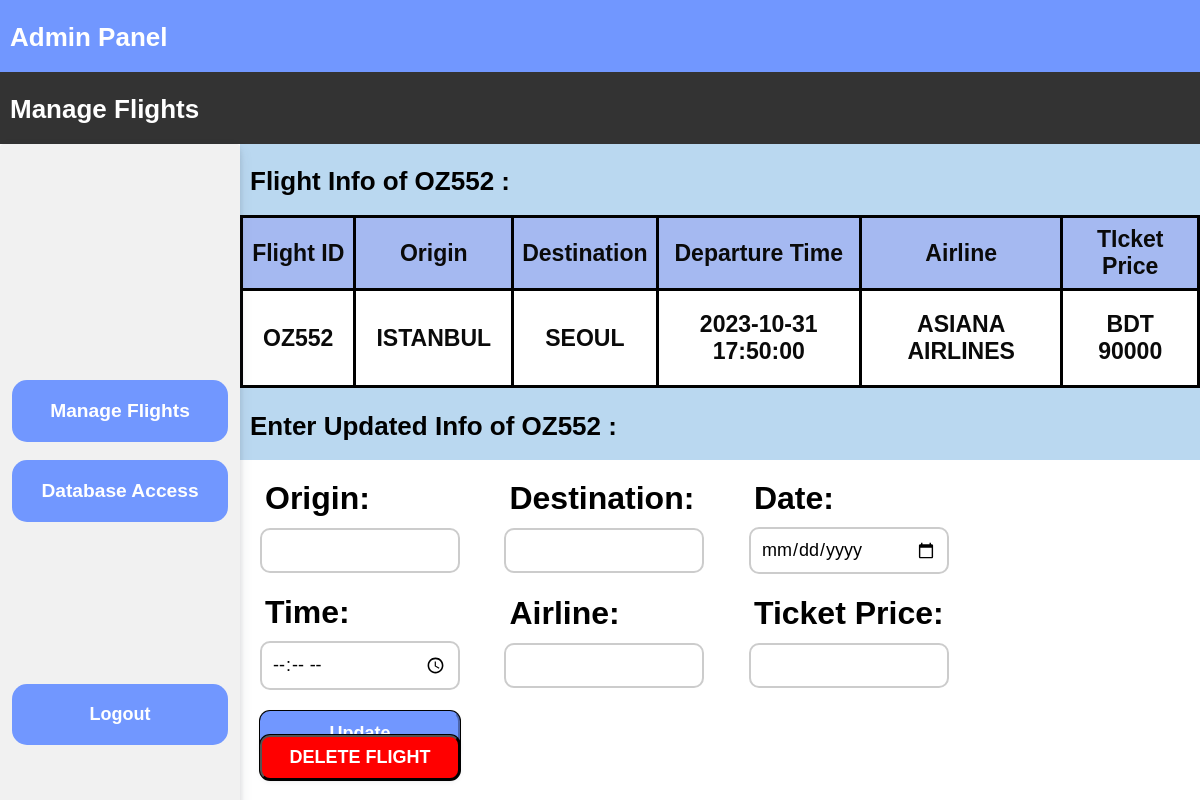
/admin_modify_flight.php?flight_id=OZ552 (signed in), run on the app's committed database.
### tables this page shows
CREATE TABLE `flight_info` (
  `flight_id` varchar(16) NOT NULL,
  `origin` varchar(10) DEFAULT NULL,
  `destination` varchar(20) DEFAULT NULL,
  `departure_time` datetime DEFAULT NULL,
  `airline_name` varchar(16) DEFAULT NULL,
  `price` int(10) NOT NULL
);

### admin_modify_flight.php (the view, shortened to what this page needs)
<!DOCTYPE html>
<html lang="en">
<head>
    <link rel="stylesheet" href="admin_style.css">
</head>
<?php
$db = mysqli_connect("localhost", "root", "", "airplane_ticket_reservation_system");
?>
<body>
    <div class="head_panel1">
        <h1>Admin Panel</h1>
    </div>
    <div class="head_panel2">
        <h1>Manage Flights</h1>
    </div>
    <div class="side_bar">
        <br></br>
        <center>
            <button id="admin_buttons" onclick="window.location.href = 'http://localhost/CSE327.8_Airplane_Ticket_Reservation_System/Admin_Panel/admin_manage_flights.php';">Manage Flights</button>
            <br></br>
            <button id="admin_buttons" onclick="window.location.href = 'http://localhost/phpmyadmin/index.php?route=/database/structure&db=airplane_ticket_reservation_system';">Database Access</button>
            <br></br>
            <button id="logout" onclick="window.location.href = 'http://localhost/CSE327.8_Airplane_Ticket_Reservation_System/Admin_Panel/admin_logout.php';">Logout</button>
        </center>
    </div>
    <?php
    if (isset($_GET['flight_id'])) {
        $flightId = $_GET['flight_id'];
    } else {
        echo "NOT AUTHORIZED";
        echo '<script>alert("NOT AUTHORIZED")</script>';
        header("Refresh: 0; URL=http://localhost/CSE327.8_Airplane_Ticket_Reservation_System/Admin_Panel/admin_login.html");
        exit;
    }
    echo "<div class=head_panel3>";
    echo "<h1>Flight Info of  $flightId : </h1>";
    echo "</div>";
    $query = "SELECT * FROM flight_info WHERE flight_id = '$flightId';";
    $flightdata_query = $db->query($query);
    echo "<div class = flight_table>";
    echo "<table>";
    echo "<tr>";
    echo "<th>Flight ID</th>";
    echo "<th>Origin</th>";
    echo "<th>Destination</th>";
    echo "<th>Departure Time</th>";
    echo "<th>Airline</th>";
    echo "<th>TIcket Price</th>";
    echo "</tr>";
    while ($flightdata = $flightdata_query->fetch_assoc()) {
        echo "<tr>";
        echo "<td>" . $flightdata["flight_id"] . "</td>";
        echo "<td>" . $flightdata["origin"] . "</td>";
        echo "<td>" . $flightdata["destination"] . "</td>";
        echo "<td>" . $flightdata["departure_time"] . "</td>";
        echo "<td>" . $flightdata["airline_name"] . "</td>";
        echo "<td>" . "BDT " . $flightdata["price"] . "</td>";
        echo "</tr>";
    }
    echo "</table>";
    echo "</div>";
    echo "<div class=head_panel3>";
    echo "<h1>Enter Updated Info of  $flightId : </h1>";
    echo "</div>";
    ?>
    <div class="flight_info">
        <form action="admin_add_delete.php" method="POST">
            <div>
                <label>Origin: </label>
                <input type="text" name="origin" value="">
            </div>
            <div>
                <label>Destination: </label>
                <input type="text" name="destination" value="">
            </div>
            <div>
                <label>Date: </label>
                <input type="Date" name="date" value="">
            </div>
            <div>
                <label>Time: </label>
                <input type="time" name="time" value="">
            </div>
            <div>
                <label>Airline: </label>
                <input type="text" name="airline" value="">
            </div>
            <div>
                <label>Ticket Price: </label>
                <input type="text" name="price" value="">
            </div>
            <div>
                <input type="submit" value="Update">
            </div>
        </form>
        <form action="admin_add_delete.php" method="POST">
            <div>
                <input type="submit" id="delete_flight_button" value="DELETE FLIGHT">
            </div>
        </form>
    </div>
</body>
</html>

### admin_style.css (style rules this page uses)
* { font-family: Arial, Helvetica, sans-serif; box-sizing: border-box; }
body { margin: 0; padding: 0; margin-top: 0; }
.head_panel1 { width: 100%; background: #7197ff; font-size: small; font-weight: 100; padding-left: 10px; padding-top: 5px; padding-bottom: 1px; color: #ffffff; }
.head_panel2 { width: 100%; background: #333333; font-size: small; font-weight: 100; padding-left: 10px; padding-top: 5px; padding-bottom: 1px; color: #ffffff; }
.head_panel3 { width: 80%; background: #bad8f0; font-size: small; font-weight: 100; padding-left: 10px; padding-top: 5px; padding-bottom: 1px; color: #000000; float: right; }
.side_bar { margin: 0px auto; width: 20%; background: rgb(241, 241, 241); border-radius: 4px; float: left; box-shadow: rgba(60, 66, 87, 0.12) 0px 7px 14px 0px, rgba(0, 0, 0, 0.12) 0px 3px 6px 0px; padding-top: 200px; position: fixed; height: 100%; }
#admin_buttons { border: 0; padding: 20px; font-weight: bolder; color: #fff; background: #7197ff; cursor: pointer; width: 90%; border-radius: 15px; font-size: larger; }
#logout { border: 0; padding: 20px; font-weight: bold; color: #fff; background: #7197ff; cursor: pointer; width: 90%; border-radius: 15px; font-size: large; margin-bottom: 20px; margin-top: 60%; }
table { border-collapse: collapse; border: 3px solid black; text-align: center; width: 80%; margin: 20 auto; border-radius: 15px; float: right; }
th { text-align: center; padding: 8px; margin: 20px; border: 3px solid black; background-color:#a5b9f1; font-weight: bolder; font-size: larger; }
tr, td { color: rgb(10, 10, 10); padding: 20px; border: 10px; font-size: larger; font-weight: bold; border: 3px solid black; background-color: rgb(255, 255, 255); }
label { margin-bottom: 10px; }
.reset-pass a,label { font-size: 14px; font-weight: 600; display: block; }
input[type="submit"] { background-color: #7197ff; box-shadow: rgba(0, 0, 0, 0) 0px 0px 0px 0px, rgba(0, 0, 0, 0) 0px 0px 0px 0px, rgba(0, 0, 0, 0.12) 0px 1px 1px 0px, rgb(0, 0, 0) 0px 0px 0px 1px, rgba(0, 0, 0, 0) 0px 0px 0px 0px, rgba(0, 0, 0, 0) 0px 0px 0px 0px, rgba(60, 66, 87, 0.08) 0px 2px 5px 0px; color: rgb(245, 245, 245); font-weight: 600; cursor: pointer; }
.flight_info { padding-left: 20%; float: right; }
.flight_info form div { display: inline-block; margin-right: 20px; font-size: xx-large; padding-left: 20px; padding-top: 20px; }
.flight_info label { display: block; font-size: xx-large; padding-left: 5px; }
.flight_info input[type="text"], .flight_info input[type="Date"], .flight_info input[type="time"] { width: 200px; padding: 10px; border: 2px solid #ccc; border-radius: 10px; font-size: large; }
.flight_info input[type="submit"] { background-color: #7197ff; color: #fff; padding: 10px 20px; border-color: #7197ff; border-radius: 10px; cursor: pointer; width: 200px; font-size: large; }
#delete_flight_button { margin-bottom: 20px; position: fixed; bottom: 0; background-color: red; color: white; border-color: #000000; }

### data on the page
flight_info: flight_id "OZ552", origin "ISTANBUL", destination "SEOUL", departure_time "2023-10-31 17:50:00", airline_name "ASIANA AIRLINES", price "90000"

### other printed values
$flightId "OZ552"
